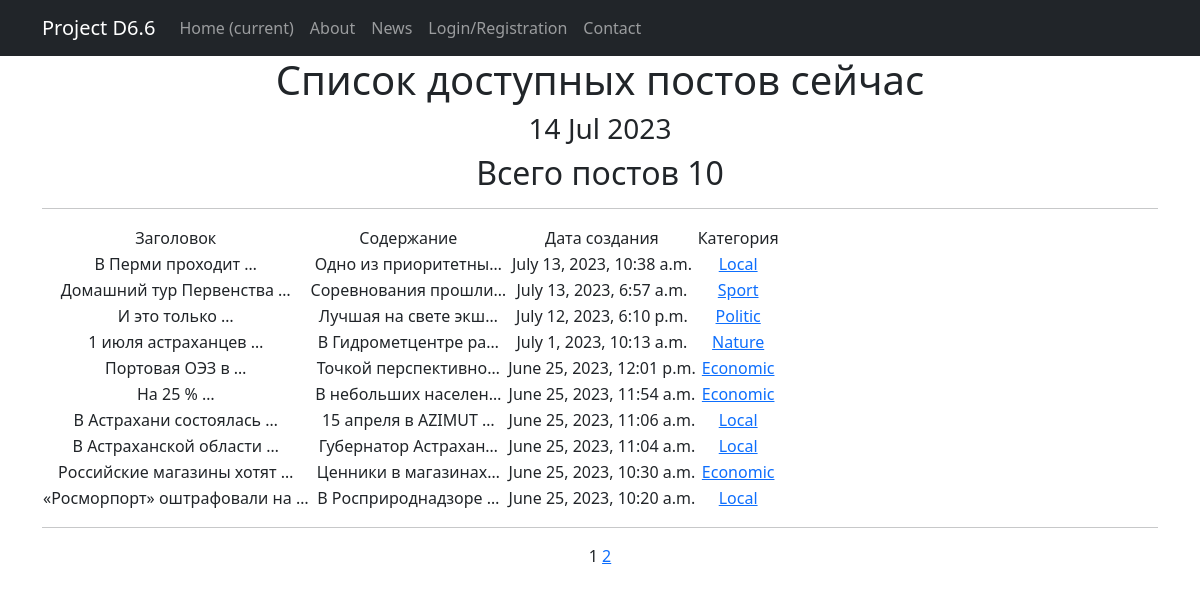
Page /news/ on the committed database.
### news/models.py (models this page shows, shortened)
class Post(models.Model):  # класс Post
    news = 'NE'
    article = 'AR'
    CATSELECT = [
        (news, 'Новость'),
        (article, 'Статья')
    ]
    objects = None
    author = models.ForeignKey(Author, on_delete=models.CASCADE)  # связь «один ко многим» с моделью Author
    time_in = models.DateTimeField(auto_now_add=True)  # автоматическое присвоение даты и времени создания
    title = models.CharField(max_length=255)  # длина заголовка
    choice_field = models.CharField(max_length=2, choices=CATSELECT)  # поле выбора категории новость/статья
    content = models.TextField()  # содержание статьи/новости
    rating = models.IntegerField(default=0)  # рейтинг статьи/новости
    category = models.ManyToManyField(Category, through='PostCategory', related_name='PostCategory')  # связь «многие ко многим» с моделью Category (с дополнительной моделью PostCategory)

class Category(models.Model):  # класс Категорий
    objects = None
    name = models.CharField(max_length=128, unique=True)  # максмиальная длина 128 знаков, уникальное поле
    subscribers = models.ManyToManyField(User, blank=True, related_name='categories')
    def __str__(self):
        return self.name.title()

### news/views.py (the view)
# urls.py: path('', PostList.as_view(), name='post_list'),
class PostList(ListView):
    model = Post
    ordering = '-time_in'
    template_name = 'posts.html'
    context_object_name = 'posts'
    paginate_by = 10  # вот так мы можем указать количество записей на странице
    def get_queryset(self):
        queryset = super().get_queryset()
        self.filterset = PostFilter(self.request.GET, queryset)
        return self.filterset.qs
    def get_context_data(self, **kwargs):
        context = super().get_context_data(**kwargs)
        context['time_in'] = datetime.utcnow()
        context['categories'] = Category.objects.all()
        return context

### news/templatetags/custom_filters.py (called while the page is built)
@register.filter()
def censor(value, censored_words=BAD_WORDS, symbols=SYMBOLS):
    if isinstance(value, str):
        for i in value.split():
            count = 0
            if not i.isalnum():
                for j in symbols:
                    if j in i:
                        count += 1
            if i[:len(i) - count].lower() in censored_words:
                value = value.replace(i[:len(i) - count], i[0] + '*' * (len(i) - 1 - count))
    else:
        try:
            raise AttributeError
        except AttributeError:
            print("AttributeError")
    return value

### templates/posts.html (shortened to what this page needs)
{% extends 'flatpages/default.html' %}
{% load static %}
{% load custom_filters %}
{% block content %}
<link rel="stylesheet" type='text/css' href="{% static 'css/styles.css' %}">
   <h1>Список доступных постов сейчас</h1>
   <h3>{{ time_in|date:'d M Y' }}</h3>
   <h2>Всего постов {{ posts|length }}</h2>
   <hr>
   {% if posts %}
       <table>
           <tr class="table-head">
               <td>Заголовок</td>
               <td>Содержание</td>
               <td>Дата создания</td>
               <td>Категория</td>
           </tr>
           {% for post in posts %}
		   <tr>
               <td>{{ post.title|censor|truncatewords:3 }}</td>
               <td>{{ post.content|censor|truncatechars:20 }}</td>
               <td>{{ post.time_in }}</td>
               <td>{% for category in post.category.all %}
                   <a href="{% url 'categories' category.id%}"> {{ category }}</a>
                   {% endfor %}
                </td>
		   </tr>
		   {% endfor %}
       </table>
   {% else %}
       <h2>Сообщений нет!</h2>
   {% endif %}
<hr>
   {{ page_obj.number }}
   {% if page_obj.has_next %}
       <a href="?page={{ page_obj.next_page_number }}">{{ page_obj.next_page_number }}</a>
   {% endif %}
{% endblock content %}

### rows in the picture
Post: title|censor "В Перми проходит …", content|censor "Одно из приоритетны…", time_in "July 13, 2023, 10:38 a.m."
Category: name "Local"
Post: title|censor "Домашний тур Первенства …", content|censor "Соревнования прошли…", time_in "July 13, 2023, 6:57 a.m."
Category: name "Sport"
Post: title|censor "И это только …", content|censor "Лучшая на свете экш…", time_in "July 12, 2023, 6:10 p.m."
Category: name "Politic"
Post: title|censor "1 июля астраханцев …", content|censor "В Гидрометцентре ра…", time_in "July 1, 2023, 10:13 a.m."
Category: name "Nature"
Post: title|censor "Портовая ОЭЗ в …", content|censor "Точкой перспективно…", time_in "June 25, 2023, 12:01 p.m."
Category: name "Economic"
Post: title|censor "На 25 % …", content|censor "В небольших населен…", time_in "June 25, 2023, 11:54 a.m."
Post: title|censor "В Астрахани состоялась …", content|censor "15 апреля в AZIMUT …", time_in "June 25, 2023, 11:06 a.m."
Post: title|censor "В Астраханской области …", content|censor "Губернатор Астрахан…", time_in "June 25, 2023, 11:04 a.m."
Post: title|censor "Российские магазины хотят …", content|censor "Ценники в магазинах…", time_in "June 25, 2023, 10:30 a.m."
Post: title|censor "«Росморпорт» оштрафовали на …", content|censor "В Росприроднадзоре …", time_in "June 25, 2023, 10:20 a.m."

### other values in the picture
{{ time_in|date:'d M Y' }} "14 Jul 2023"
{{ posts|length }} "10"
{{ page_obj.number }} "1"
{{ page_obj.next_page_number }} "2"
